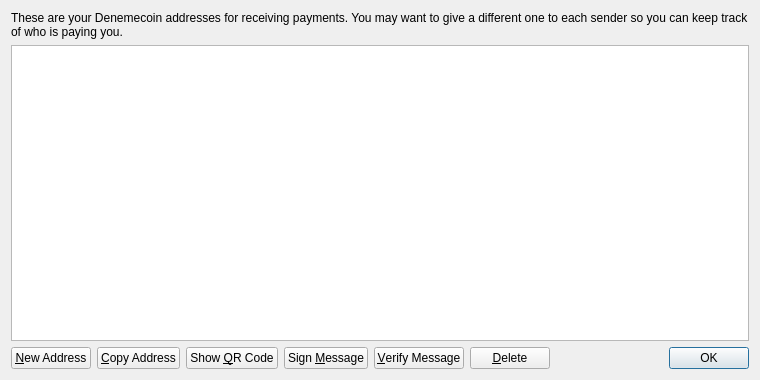
<?xml version="1.0" encoding="UTF-8"?>
<ui version="4.0">
 <class>AddressBookPage</class>
 <widget class="QWidget" name="AddressBookPage">
  <property name="geometry">
   <rect>
    <x>0</x>
    <y>0</y>
    <width>760</width>
    <height>380</height>
   </rect>
  </property>
  <property name="windowTitle">
   <string>Address Book</string>
  </property>
  <layout class="QVBoxLayout" name="verticalLayout">
   <item>
    <widget class="QLabel" name="labelExplanation">
     <property name="text">
      <string>These are your Denemecoin addresses for receiving payments. You may want to give a different one to each sender so you can keep track of who is paying you.</string>
     </property>
     <property name="textFormat">
      <enum>Qt::PlainText</enum>
     </property>
     <property name="wordWrap">
      <bool>true</bool>
     </property>
    </widget>
   </item>
   <item>
    <widget class="QTableView" name="tableView">
     <property name="contextMenuPolicy">
      <enum>Qt::CustomContextMenu</enum>
     </property>
     <property name="toolTip">
      <string>Double-click to edit address or label</string>
     </property>
     <property name="tabKeyNavigation">
      <bool>false</bool>
     </property>
     <property name="alternatingRowColors">
      <bool>true</bool>
     </property>
     <property name="selectionMode">
      <enum>QAbstractItemView::SingleSelection</enum>
     </property>
     <property name="selectionBehavior">
      <enum>QAbstractItemView::SelectRows</enum>
     </property>
     <property name="sortingEnabled">
      <bool>true</bool>
     </property>
     <attribute name="verticalHeaderVisible">
      <bool>false</bool>
     </attribute>
    </widget>
   </item>
   <item>
    <layout class="QHBoxLayout" name="horizontalLayout">
     <item>
      <widget class="QPushButton" name="newAddressButton">
       <property name="toolTip">
        <string>Create a new address</string>
       </property>
       <property name="text">
        <string>&amp;New Address</string>
       </property>
       <property name="icon">
        <iconset resource="../bitcoin.qrc">
         <normaloff>:/icons/add</normaloff>:/icons/add</iconset>
       </property>
      </widget>
     </item>
     <item>
      <widget class="QPushButton" name="copyToClipboard">
       <property name="toolTip">
        <string>Copy the currently selected address to the system clipboard</string>
       </property>
       <property name="text">
        <string>&amp;Copy Address</string>
       </property>
       <property name="icon">
        <iconset resource="../bitcoin.qrc">
         <normaloff>:/icons/editcopy</normaloff>:/icons/editcopy</iconset>
       </property>
      </widget>
     </item>
     <item>
      <widget class="QPushButton" name="showQRCode">
       <property name="text">
        <string>Show &amp;QR Code</string>
       </property>
       <property name="icon">
        <iconset resource="../bitcoin.qrc">
         <normaloff>:/icons/qrcode</normaloff>:/icons/qrcode</iconset>
       </property>
      </widget>
     </item>
     <item>
      <widget class="QPushButton" name="signMessage">
       <property name="toolTip">
        <string>Sign a message to prove you own a Denemecoin address</string>
       </property>
       <property name="text">
        <string>Sign &amp;Message</string>
       </property>
       <property name="icon">
        <iconset resource="../bitcoin.qrc">
         <normaloff>:/icons/edit</normaloff>:/icons/edit</iconset>
       </property>
      </widget>
     </item>
     <item>
      <widget class="QPushButton" name="verifyMessage">
       <property name="toolTip">
        <string>Verify a message to ensure it was signed with a specified Denemecoin address</string>
       </property>
       <property name="text">
        <string>&amp;Verify Message</string>
       </property>
       <property name="icon">
        <iconset resource="../bitcoin.qrc">
         <normaloff>:/icons/transaction_0</normaloff>:/icons/transaction_0</iconset>
       </property>
      </widget>
     </item>
     <item>
      <widget class="QPushButton" name="deleteButton">
       <property name="toolTip">
        <string>Delete the currently selected address from the list</string>
       </property>
       <property name="text">
        <string>&amp;Delete</string>
       </property>
       <property name="icon">
        <iconset resource="../bitcoin.qrc">
         <normaloff>:/icons/remove</normaloff>:/icons/remove</iconset>
       </property>
      </widget>
     </item>
     <item>
      <spacer name="horizontalSpacer">
       <property name="orientation">
        <enum>Qt::Horizontal</enum>
       </property>
       <property name="sizeHint" stdset="0">
        <size>
         <width>40</width>
         <height>20</height>
        </size>
       </property>
      </spacer>
     </item>
     <item>
      <widget class="QDialogButtonBox" name="buttonBox">
       <property name="sizePolicy">
        <sizepolicy hsizetype="Maximum" vsizetype="Fixed">
         <horstretch>0</horstretch>
         <verstretch>0</verstretch>
        </sizepolicy>
       </property>
       <property name="standardButtons">
        <set>QDialogButtonBox::Ok</set>
       </property>
      </widget>
     </item>
    </layout>
   </item>
  </layout>
 </widget>
 <resources>
  <include location="../bitcoin.qrc"/>
 </resources>
 <connections/>
</ui>
